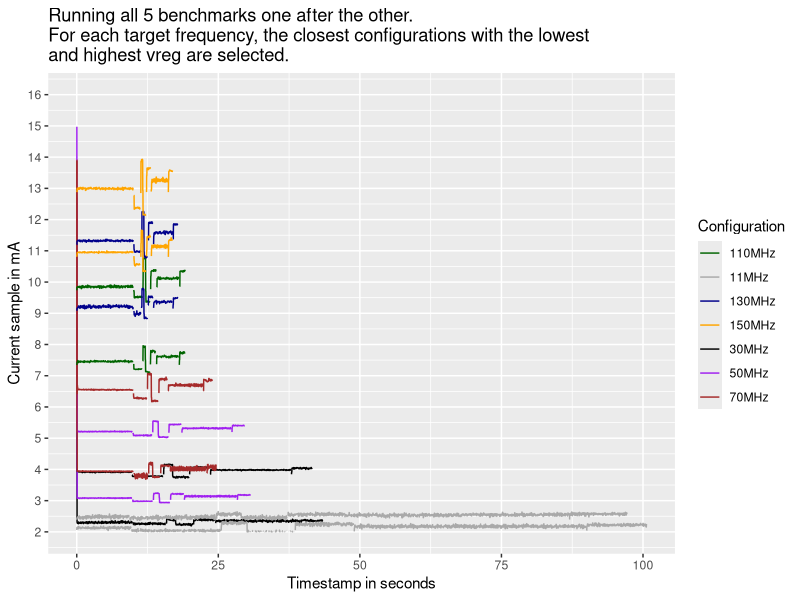

The R script that drew this image:
library("ggplot2")
library("dplyr")
library(rlang)

df <- read.csv("pairs_freqs_manual.csv")
#df <- df %>%
#  mutate(
#    x_range = cut(
#      expe_num,
#      breaks = c(0, 15, 30),   # upper bound is exclusive by default
#      right = FALSE,              # [0,15), [15,30), ...
#      labels = c("non trimmed", "trimmed")
#    )
#  )
df <- df %>%
  mutate(
    legend_group = case_when(
      expe_num %in% c(4:9, 10:15)   ~ "30MHz",
      expe_num %in% c(16:21, 22:27)   ~ "50MHz",
      expe_num %in% c(28:33, 34:39)   ~ "70MHz",
      expe_num %in% c(40:45, 46:51)   ~ "110MHz",
      expe_num %in% c(52:57, 58:63)   ~ "130MHz",
      expe_num %in% c(64:69, 70:75)   ~ "150MHz",
      expe_num %in% c(76:81, 82:87)   ~ "11MHz"
    )
  )
df <- df %>% filter(expe_num > 3)
p <- ggplot(df, aes(x = current_timestamp, y = current_sample, color=legend_group, group=factor(expe_num))) +
	geom_line(na.rm = TRUE) +
	scale_y_continuous(limits=c(2, 16), n.breaks=15) +
	#geom_hline(yintercept = median(df[df$expe_num == 0,]$current_sample, na.rm = TRUE), color = "red") +
	#facet_wrap(~ x_range) +
	labs(title = "Running all 5 benchmarks one after the other. \nFor each target frequency, the closest configurations with the lowest \nand highest vreg are selected.", x = "Timestamp in seconds", y = "Current sample in mA") +
  scale_color_manual(
		name = "Configuration",
    values = c(
      "30MHz"      = "black",
      "50MHz"      = "purple",
      "70MHz"      = "brown",
      "110MHz"      = "dark green",
      "130MHz"      = "dark blue",
      "150MHz"      = "orange",
      "11MHz"      = "dark grey"
    )
  )
ggsave("pairs_freqs_manual.pdf", plot=p)
